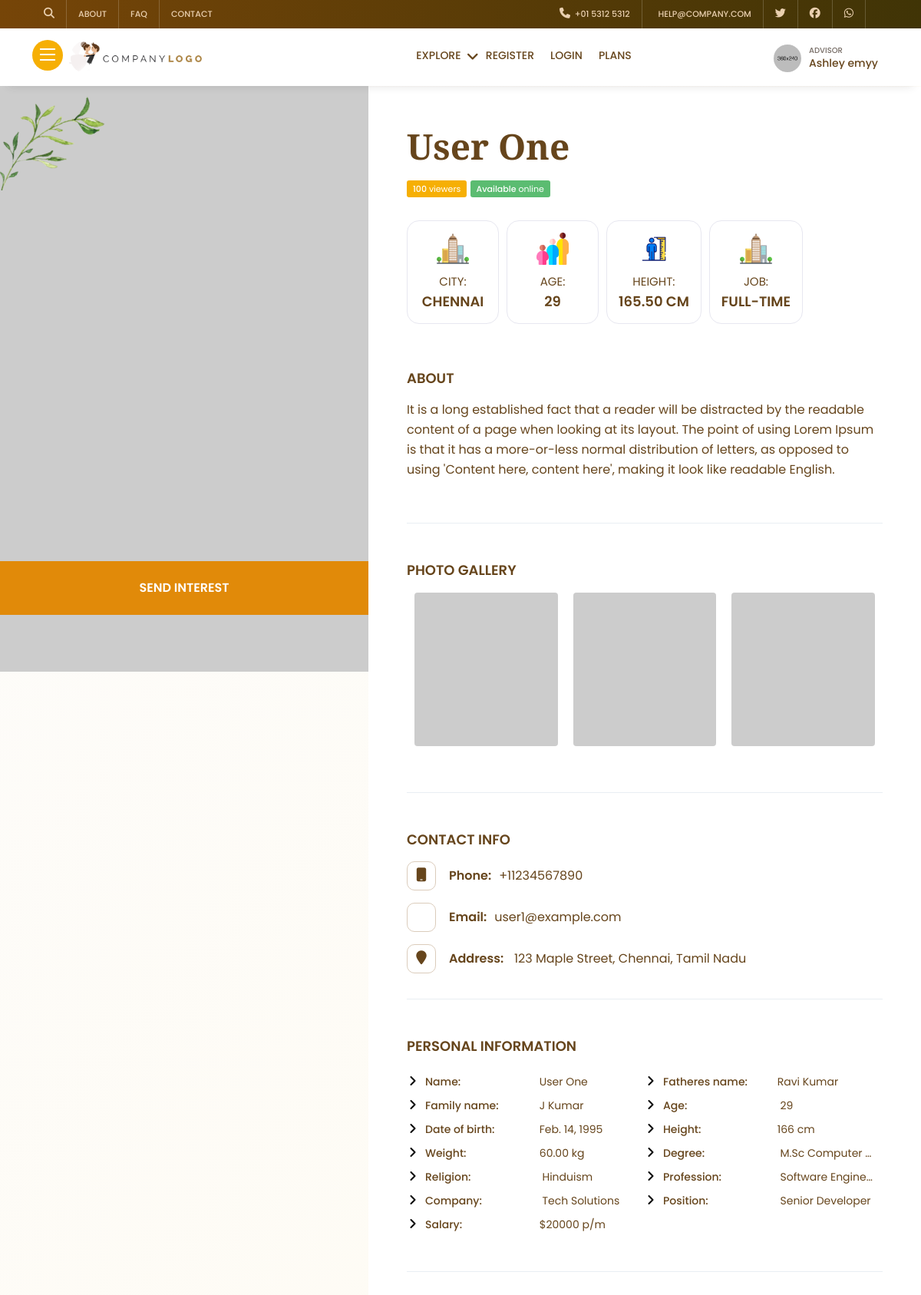
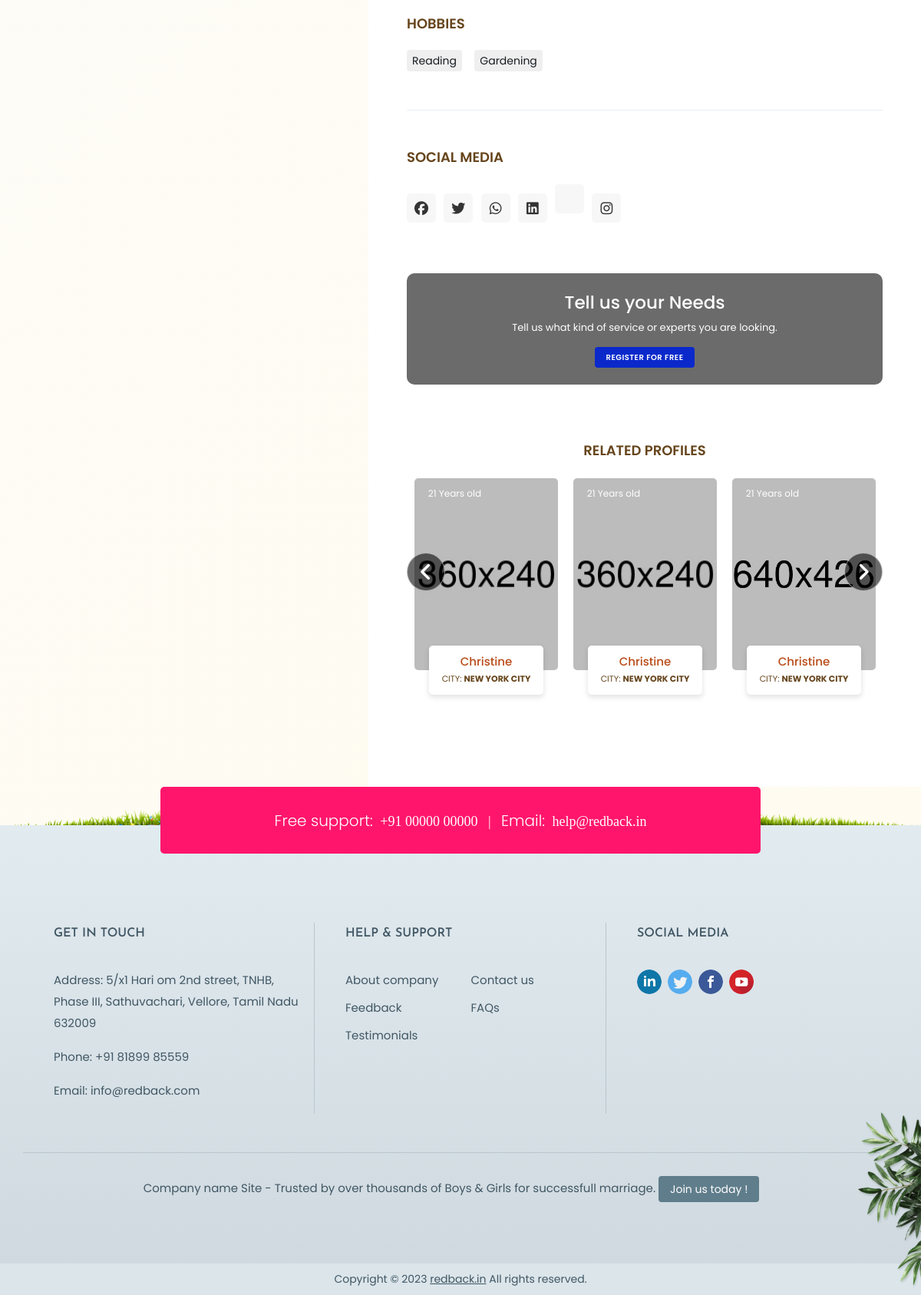
Screenshot of /profile-detail/6/ with the database file from the repository (2 pictures, top to bottom).
### app/models.py (models this page shows, shortened)
class Biodata(models.Model):
    user = models.OneToOneField(User, on_delete=models.CASCADE)
    gender = models.CharField(choices=genderchoices,max_length=10)
    city = models.ForeignKey(City, on_delete=models.SET_NULL, null=True)
    date_of_birth = models.DateField()
    age = models.IntegerField()
    height = models.DecimalField(max_digits=5, decimal_places=2)  # Example: 5.9 for 5'9"
    weight = models.DecimalField(max_digits=5, decimal_places=2)  # Example: 70.5 for 70.5 kg
    father_name = models.CharField(max_length=150)
    mother_name = models.CharField(max_length=150)
    address = models.TextField()
    job_type = models.ForeignKey(JobType, on_delete=models.SET_NULL, null=True)
    company_name = models.CharField(max_length=150)
    salary = models.IntegerField()
    job_experience = models.DecimalField(max_digits=5, decimal_places=2)  # Example: 3.5 for 3.5 years
    degree = models.CharField(max_length=150)
    about = models.TextField(default='no details')
    school = models.CharField(max_length=150)
    college = models.CharField(max_length=150)
    whatsapp_link = models.URLField(max_length=200, blank=True, null=True)
    facebook_link = models.URLField(max_length=200, blank=True, null=True)
    instagram_link = models.URLField(max_length=200, blank=True, null=True)
    x_link = models.URLField(max_length=200, blank=True, null=True)  # X (formerly Twitter)
    youtube_link = models.URLField(max_length=200, blank=True, null=True)
    linkedin_link = models.URLField(max_length=200, blank=True, null=True)
    hobbies = models.ManyToManyField(Hobby)
    religion = models.ForeignKey(Religion, on_delete=models.SET_NULL, null=True)
    family_name = models.CharField(max_length=150)
    profession = models.CharField(max_length=150)
    position = models.CharField(max_length=150)
    image1 = models.ImageField(upload_to='images/profile', blank=True, null=True)
    image2 = models.ImageField(upload_to='images/profile', blank=True, null=True)
    image3 = models.ImageField(upload_to='images/profile', blank=True, null=True)
    image4 = models.ImageField(upload_to='images/profile', blank=True, null=True)

class User(AbstractBaseUser):
    email = models.EmailField(max_length=255, unique=True)
    name = models.CharField(max_length=255)
    phone = models.CharField(max_length=15)
    is_active = models.BooleanField(default=True)
    is_admin = models.BooleanField(default=False)
    objects = UserManager()
    USERNAME_FIELD = 'email'
    REQUIRED_FIELDS = ['name', 'phone']

class City(models.Model):
    name = models.CharField(max_length=100)
    def __str__(self):
        return self.name

class JobType(models.Model):
    name = models.CharField(max_length=100)
    def __str__(self):
        return self.name

class Religion(models.Model):
    name = models.CharField(max_length=100)
    def __str__(self):
        return self.name

class Hobby(models.Model):
    name = models.CharField(max_length=100)

### app/views/biodataview.py (the view)
# urls.py: path('profile-detail/<int:pk>/', biodataview.profile_detail, name='profile_detail'),
def profile_detail(request, pk):
    try:
        profile = Biodata.objects.get(pk=pk)
        return render(request, 'pages/profile_detail.html', {'profile': profile})
    except Biodata.DoesNotExist:
        messages.warning(request, "create your profile first")
        return redirect('biodata')

### templates/pages/profile_detail.html (shortened to what this page needs)
{% extends 'base/base.html' %}
{% load static %}
{% block content %}
    <section>
        <div class="profi-pg profi-ban">
            <div class="">
                <div class="">
                    <div class="profile">
                        <div class="pg-pro-big-im">
                            <div class="s1">
                                <img src="{{profile.image1}}" loading="lazy" class="pro" alt="">
                            </div>
                            <div class="s3">
                                <span class="cta cta-sendint" data-toggle="modal" data-target="#sendInter" style="width: 100% !important;">Send
                                    interest</span>
                            </div>
                        </div>
                    </div>
                    <div class="profi-pg profi-bio">
                        <div class="lhs">
                            <div class="pro-pg-intro">
                                <h1>{{profile.user.name}}</h1>
                                <div class="pro-info-status">
                                    <span class="stat-1"><b>100</b> viewers</span>
                                    <span class="stat-2"><b>Available</b> online</span>
                                </div>
                                <ul>
                                    <li>
                                        <div>
                                            <img src="{% static 'images/icon/pro-city.png' %}" loading="lazy" alt="">
                                            <span>City: <strong>{{profile.city}}</strong></span>
                                        </div>
                                    </li>
                                    <li>
                                        <div>
                                            <img src="{% static 'images/icon/pro-age.png' %}" loading="lazy" alt="">
                                            <span>Age: <strong>{{profile.age}}</strong></span>
                                        </div>
                                    </li>
                                    <li>
                                        <div>
                                            <img src="{% static 'images/icon/pro-height.png' %}" loading="lazy" alt="">
                                            <span>Height: <strong>{{profile.height}} cm</strong></span>
                                        </div>
                                    </li>
                                    <li>
                                        <div>
                                            <img src="{% static 'images/icon/pro-city.png' %}" loading="lazy" alt="">
                                            <span>Job: <strong>{{profile.job_type}}</strong></span>
                                        </div>
                                    </li>
                                </ul>
                            </div>
                            <div class="pr-bio-c pr-bio-abo">
                                <h3>About</h3>
                                <p>{{profile.about}}</p>
                            </div>
                            <div class="pr-bio-c pr-bio-gal" id="gallery">
                                <h3>Photo gallery</h3>
                                <div id="image-gallery">
                                    <div class="pro-gal-imag">
                                        <div class="img-wrapper">
                                            <a href="#!"><img src="{{profile.image2}}" class="img-responsive" alt=""></a>
                                        </div>
                                    </div>
                                    <div class="pro-gal-imag">
                                        <div class="img-wrapper">
                                            <a href="#!"><img src="{{profile.image3}}" class="img-responsive" alt=""></a>
                                        </div>
                                    </div>
                                    <div class="pro-gal-imag">
                                        <div class="img-wrapper">
                                            <a href="#!"><img src="{{profile.image4}}.jpg" class="img-responsive" alt=""></a>
                                        </div>
                                    </div>
                                </div>
                            </div>
                            <div class="pr-bio-c pr-bio-conta">
                                <h3>Contact info</h3>
                                <ul>
                                    <li><span><i class="fa fa-mobile"
                                                aria-hidden="true"></i><b>Phone:</b>{{profile.user.phone}}</span></li>
                                    <li><span><i class="fa fa-envelope-o"
                                                aria-hidden="true"></i><b>Email:</b>{{profile.user.email}}</span>
                                    </li>
                                    <li><span><i class="fa fa fa-map-marker" aria-hidden="true"></i><b>Address: </b>{{profile.address}}</span></li>
                                </ul>
                            </div>
                            <div class="pr-bio-c pr-bio-info">
                                <h3>Personal information</h3>
                                <ul>
                                    <li><b>Name:</b> {{profile.user.name}}</li>
                                    <li><b>Fatheres name:</b> {{profile.father_name}}</li>
                                    <li><b>Family name:</b> J {{profile.family_name}}</li>
                                    <li><b>Age:</b>  {{profile.age}}</li>
                                    <li><b>Date of birth:</b> {{profile.date_of_birth}}</li>
                                    <li><b>Height:</b> {{profile.height|floatformat:0}} cm</li>
                                    <li><b>Weight:</b> {{profile.weight}} kg</li>
                                    <li><b>Degree:</b>  {{profile.degree}}</li>
                                    <li><b>Religion:</b>  {{profile.religion}}</li>
                                    <li><b>Profession:</b>  {{profile.profession}}</li>
                                    <li><b>Company:</b>  {{profile.company_name}}</li>
                                    <li><b>Position:</b>  {{profile.position}}</li>
                                    <li><b>Salary:</b> ${{profile.salary|floatformat:0}} p/m</li>
                                </ul>
                            </div>
                            <div class="pr-bio-c pr-bio-hob">
                                <h3>Hobbies</h3>
                                <ul>
                                    {% for hobby in profile.hobbies.all %}
                                    <li><span>{{ hobby.name }}</span></li>
                                {% empty %}
                                    <li><span>No hobbies listed.</span></li>
                                {% endfor %}
                                </ul>
                            </div>
                            <div class="pr-bio-c menu-pop-soci pr-bio-soc">
                                <h3>Social media</h3>
                                <ul>
                                    <li><a href="{{profile.facebook_link}}"><i class="fa-brands fa-facebook" aria-hidden="true"></i></a></li>
                                    <li><a href="{{profile.x_link}}"><i class="fa-brands fa-twitter" aria-hidden="true"></i></a></li>
                                    <li><a href="{{profile.whatsapp_link}}"><i class="fa-brands fa-whatsapp" aria-hidden="true"></i></a></li>
                                    <li><a href="{{profile.linkedin_link}}"><i class="fa-brands fa-linkedin" aria-hidden="true"></i></a></li>
                                    <li><a href="{{profile.youtube_link}}"><i class="fa-brands fa-youtube-play" aria-hidden="true"></i></a></li>
                                    <li><a href="{{profile.instagram_link}}"><i class="fa-brands fa-instagram" aria-hidden="true"></i></a></li>
                                </ul>
                            </div>
                        </div>
                        <div class="rhs">
                            <div class="prof-rhs-help">
                                <div class="inn">
                                    <h3>Tell us your Needs</h3>
                                    <p>Tell us what kind of service or experts you are looking.</p>
                                    <a href="sign-up.html">Register for free</a>
                                </div>
                            </div>
                            <div class="slid-inn pr-bio-c wedd-rel-pro">
                                <h3>Related profiles</h3>
                                <ul class="slider3">
                                    <li>
                                        <div class="wedd-rel-box">
                                            <div class="wedd-rel-img">
                                                <img src="images/profiles/1.jpg" alt="">
                                                <span class="badge badge-success">21 Years old</span>
                                            </div>
                                            <div class="wedd-rel-con">
                                                <h5>Christine</h5>
                                                <span>City: <b>New York City</b></span>
                                            </div>
                                            <a href="profile-details.html" class="fclick"></a>
                                        </div>
                                    </li>
                                    <li>
                                        <div class="wedd-rel-box">
                                            <div class="wedd-rel-img">
                                                <img src="images/profiles/2.jpg" alt="">
                                                <span class="badge badge-success">21 Years old</span>
                                            </div>
                                            <div class="wedd-rel-con">
                                                <h5>Christine</h5>
                                                <span>City: <b>New York City</b></span>
                                            </div>
                                            <a href="profile-details.html" class="fclick"></a>
                                        </div>
                                    </li>
                                    <li>
                                        <div class="wedd-rel-box">
                                            <div class="wedd-rel-img">
                                                <img src="images/profiles/3.jpg" alt="">
                                                <span class="badge badge-success">21 Years old</span>
                                            </div>
                                            <div class="wedd-rel-con">
                                                <h5>Christine</h5>
                                                <span>City: <b>New York City</b></span>
                                            </div>
                                            <a href="profile-details.html" class="fclick"></a>
                                        </div>
                                    </li>
                                </ul>
                            </div>
                        </div>
                    </div>
                </div>
            </div>
        </div>
    </section>
    {% endblock content %}

### rows the page displays
Biodata: user.name "User One", city "CHENNAI", age "29", height "165.50", job_type "FULL-TIME", about "It is a long established fact that a reader will be distracted by the readable content of a page when looking at its layout. The point of using Lorem Ipsum is that it has a more-or-less normal distribution of letters, as opposed to using 'Content here, content here', making it look like readable English.", user.phone "+11234567890", user.email "user1@example.com", address "123 Maple Street, Chennai, Tamil Nadu", father_name "Ravi Kumar", family_name "Kumar", date_of_birth "Feb. 14, 1995", height "166", weight "60.00", degree "M.Sc Computer…", religion "Hinduism", profession "Software Engineer", company_name "Tech Solutions", position "Senior Developer", salary "20000"
Hobby: name "Reading"
Hobby: name "Gardening"
